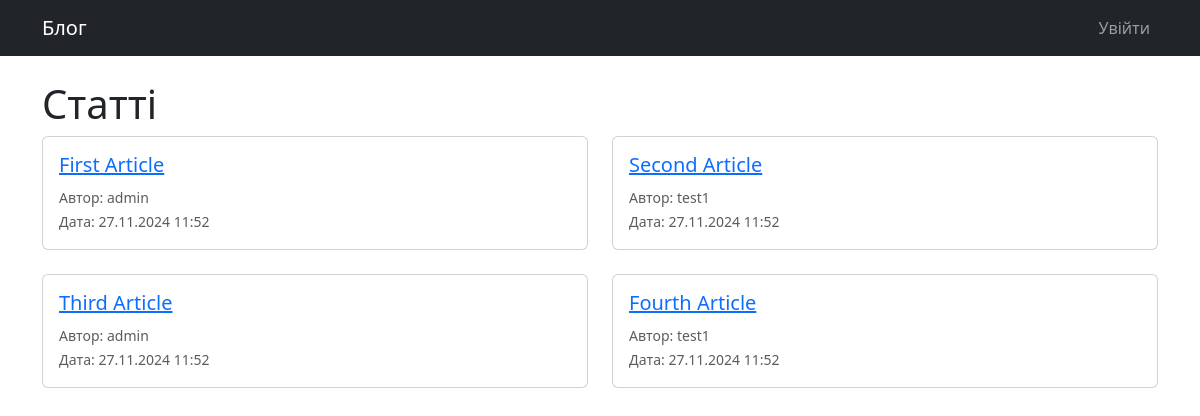
The page / on the database its author committed.
### tables this page shows
CREATE TABLE `articles` (
  `id` int NOT NULL,
  `title` varchar(255) NOT NULL,
  `content` text NOT NULL,
  `author_id` int NOT NULL,
  `created_at` timestamp NULL DEFAULT CURRENT_TIMESTAMP
);

CREATE TABLE `users` (
  `id` int NOT NULL,
  `login` varchar(50) NOT NULL,
  `password` varchar(255) NOT NULL,
  `created_at` timestamp NULL DEFAULT CURRENT_TIMESTAMP
);

### controllers/ArticleController.php (called while the page is built, shortened)
<?php
class ArticleController {
    private $article;
    public function __construct($db) {
        $this->article = new Article($db);
    }
    public function index() {
        $articles = $this->article->readAll();
        include_once 'views/articles/index.php';
    }
}

### models/Article.php (called while the page is built, shortened)
<?php
class Article {
    private $conn;
    private $table = 'articles';
    public function __construct($db) {
        $this->conn = $db;
    }
    public function readAll() {
        $query = "SELECT a.*, u.login as author_name FROM " . $this->table . " a
                 LEFT JOIN users u ON a.author_id = u.id
                 ORDER BY a.created_at DESC";
        return $this->conn->query($query);
    }
}

### views/articles/index.php (the view)
<?php include_once __DIR__ . '/../layout/header.php'; ?>
<h1>Статті</h1>
<?php if ($articles->num_rows > 0): ?>
    <div class="row">
        <?php while($article = $articles->fetch_assoc()): ?>
            <div class="col-md-6 mb-4">
                <div class="card">
                    <div class="card-body">
                        <h5 class="card-title">
                            <a href="/article/view/<?php echo $article['id']; ?>">
                                <?php echo htmlspecialchars($article['title']); ?>
                            </a>
                        </h5>
                        <p class="card-text">
                            <small class="text-muted">
                                Автор: <?php echo htmlspecialchars($article['author_name']); ?>
                                <br>
                                Дата: <?php echo date('d.m.Y H:i', strtotime($article['created_at'])); ?>
                            </small>
                        </p>
                    </div>
                </div>
            </div>
        <?php endwhile; ?>
    </div>
<?php else: ?>
    <p>Наразі немає доступних статей</p>
<?php endif; ?>
<?php include_once __DIR__ . '/../layout/footer.php'; ?>

### index.php (shortened to what this page needs)
<?php
include_once 'config/Database.php';
include_once 'models/Article.php';
include_once 'controllers/ArticleController.php';
$database = new Database();
$db = $database->getConnection();
$request = $_SERVER['REQUEST_URI'];
$request = strtok($request, '?');
switch ($request) {
    case '/':
        $controller = new ArticleController($db);
        $controller->index();
        break;
}

### views/layout/header.php (shortened to what this page needs)
<!DOCTYPE html>
<html lang="uk">
<head>
    <link href="https://cdn.jsdelivr.net/npm/bootstrap@5.3.0/dist/css/bootstrap.min.css" rel="stylesheet">
</head>
<body>
<nav class="navbar navbar-expand-lg navbar-dark bg-dark">
    <div class="container">
        <a class="navbar-brand" href="/">Блог</a>
        <div class="navbar-nav ms-auto">
            <?php if (isset($_SESSION['user_id'])): ?>
                <a class="nav-link" href="/admin/dashboard">Адмінпанель</a>
                <a class="nav-link" href="/auth/logout">Вийти</a>
            <?php else: ?>
                <a class="nav-link" href="/auth/login">Увійти</a>
            <?php endif; ?>
        </div>
    </div>
</nav>
<div class="container mt-4">

### views/layout/footer.php (shortened to what this page needs)
</div>
</body>
</html>

### rows shown on the page
articles: title "First Article", author.login "admin", created_at "27.11.2024 11:52"
articles: title "Second Article", author.login "test1", created_at "27.11.2024 11:52"
articles: title "Third Article", author.login "admin", created_at "27.11.2024 11:52"
articles: title "Fourth Article", author.login "test1", created_at "27.11.2024 11:52"
